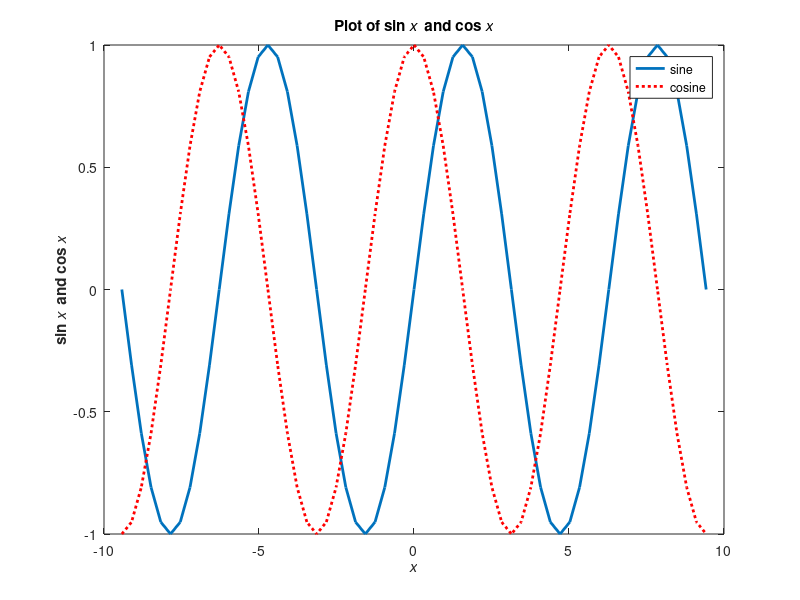

Source code (MATLAB):
x = -3*pi:pi/10:3*pi;
y1 = sin(x);
y2 = cos(x);

h1 = plot(x, y1);
set(h1, 'LineWidth', 2);
hold on;
h2 = plot(x, y2);
set(h2, 'LineWidth', 2, 'LineStyle', ':', 'Color', 'r');
title('\bfPlot of sin \itx \rm\bf and cos \itx');
xlabel('\bf\itx');
ylabel('\bfsin \itx \rm\bf and cos \itx');
legend('sine', 'cosine');
hold off;

k = waitforbuttonpress;

while k == 0
    handle = gco;
    type = get(handle, 'Type');
    disp (['Object type = ' type '.']);
    yn = input('Display details? (y/n) ','s');
    if yn == 'y'
        details = get(handle);
        disp(details)
    end
    
    k = waitforbuttonpress
end